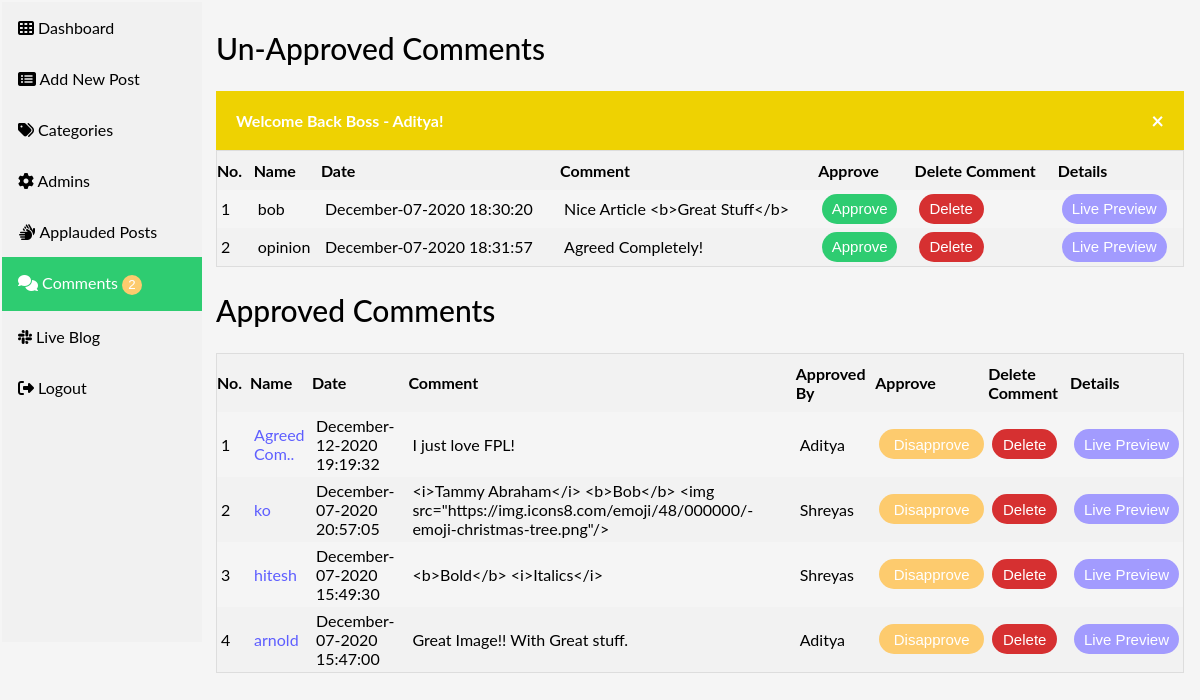
The app's page /Comments.php (signed in), older data.
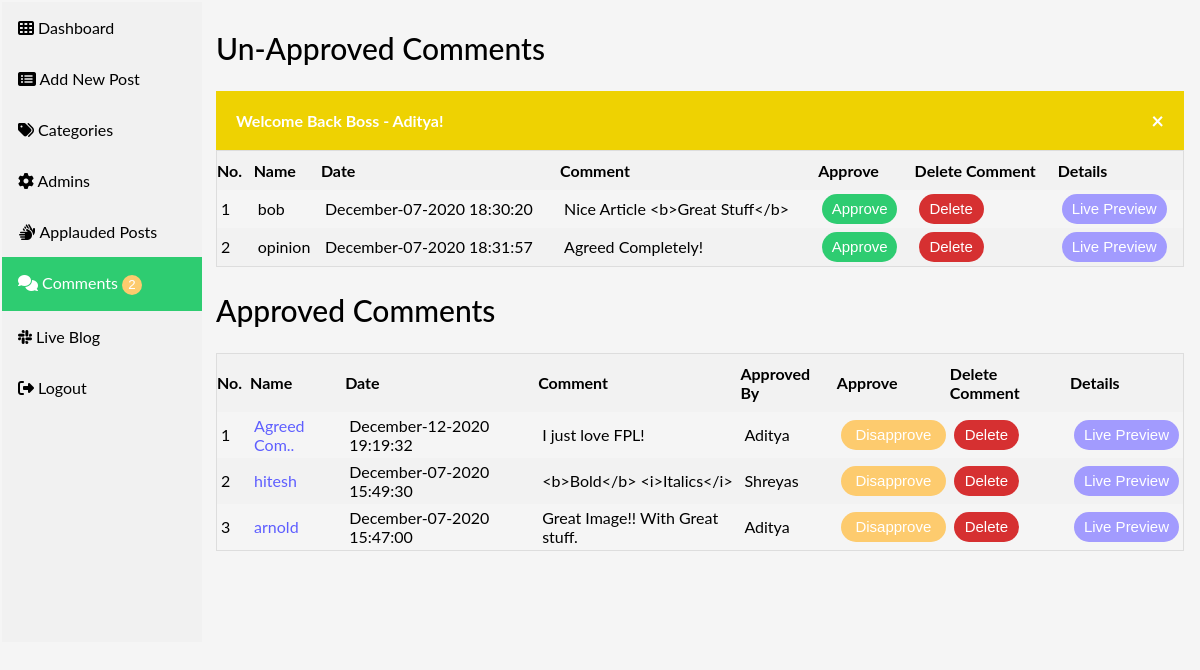
The same page, newer data.
### tables this page shows
CREATE TABLE `comments` (
  `id` int(10) NOT NULL,
  `datetime` varchar(50) NOT NULL,
  `name` varchar(200) NOT NULL,
  `email` varchar(200) NOT NULL,
  `comment` varchar(500) NOT NULL,
  `approvedby` varchar(200) NOT NULL,
  `status` varchar(5) NOT NULL,
  `admin_panel_id` int(10) NOT NULL
);

### Comments.php (the view, shortened to what the changed rows need)
<?php require_once("include/DB.php"); ?>
<!DOCTYPE html>
<html lang="en">
<head>
    <link rel="stylesheet" href="css/adminStyles.css">
</head>
<body style="background:#f5f5f5;">
<div class="topp">
    <div class="content">
        <h2>Un-Approved Comments</h2>
        <table>
            <tr>
                <th>No.</th>
                <th>Name</th>
                <th>Date</th>
                <th>Comment</th>
                <th>Approve</th>
                <th>Delete Comment</th>
                <th>Details</th>
            </tr>
            <?php
                $Query = "SELECT * FROM comments WHERE status='OFF' ";
                $Execute = $Connection->query($Query);
                $SrNo = 0;
                while($DataRows = $Execute->fetch_Assoc()){
                    $DateTimeofComment = $DataRows["datetime"];
                    $PersonName = $DataRows["name"];
                    $PersonComment = $DataRows["comment"];
                    $CommentId = $DataRows["id"];
                    $CommentedPostId = $DataRows["admin_panel_id"];
                    $SrNo++;
            ?>
            <tr>
                <td><?php echo htmlentities($SrNo); ?></td>
                <td><?php echo htmlentities($PersonName); ?></td>
                <td><?php echo htmlentities($DateTimeofComment); ?></td>
                <td>
                    <?php
                        echo htmlentities($PersonComment);
                    ?>
                </td>
                <td>
                  <button class="approve">
                    <a href="ApproveComments.php?id=<?php echo $CommentId; ?>">Approve</a>
                  </button>
                </td>
                <td>
                  <button class="del">
                    <a href="DeleteComments.php?id=<?php echo $CommentId; ?>">Delete</a>
                  </button>
                </td>
                <td>
                  <button class="live_preview">
                    <a href="FullPost.php?id=<?php echo $CommentedPostId; ?>">Live Preview</a>
                  </button>
                </td>
            </tr>
            <?php } ?>
        </table>
        <h2>Approved Comments</h2>
        <table>
            <tr>
                <th>No.</th>
                <th>Name</th>
                <th>Date</th>
                <th>Comment</th>
                <th>Approved By</th>
                <th>Approve</th>
                <th>Delete Comment</th>
                <th>Details</th>
            </tr>
            <?php
                $Query = "SELECT * FROM comments WHERE status='ON' ORDER BY id desc ";
                $Execute = $Connection->query($Query);
                $SrNo = 0;
                while($DataRows = $Execute->fetch_Assoc()){
                    $DateTimeofComment = $DataRows["datetime"];
                    $PersonName = $DataRows["name"];
                    if(strlen($PersonName)>10){ $PersonName = substr($PersonComment,0,10).".."; }
                    $PersonComment = $DataRows["comment"];
                    $ApprovedBy = $DataRows["approvedby"];
                    $CommentId = $DataRows["id"];
                    $CommentedPostId = $DataRows["admin_panel_id"];
                    $SrNo++;
            ?>
            <tr>
                <td><?php echo htmlentities($SrNo); ?></td>
                <td style="color: #5e5eff"><?php echo htmlentities($PersonName); ?></td>
                <td><?php echo htmlentities($DateTimeofComment); ?></td>
                <td>
                    <?php
                        echo htmlentities($PersonComment);
                    ?>
                </td>
                <td><?php echo htmlentities($ApprovedBy); ?></td>
                <td>
                  <button class="disapprove">
                    <a href="DisApproveComments.php?id=<?php echo $CommentId; ?>">Disapprove</a>
                  </button>
                </td>
                <td>
                  <button class="del">
                    <a href="DeleteComments.php?id=<?php echo $CommentId; ?>">Delete</a>
                  </button>
                </td>
                <td>
                  <button class="live_preview">
                    <a href="FullPost.php?id=<?php echo $CommentedPostId; ?>">Live Preview</a>
                  </button>
                </td>
            </tr>
            <?php } ?>
        </table>
    </div>
</div>
</body>
</html>

Row changes from the older to the newer data that the page shows:
removed comments: name "ko", datetime "December-07-2020 20:57:05", comment "<i>Tammy Abraham</i> <b>Bob</b> <img src=\"https://img.icons8.com/emoji/48/000000/-emoji-christmas-tree.png\"/>", approvedby "Shreyas", shown under "Approved Comments"
